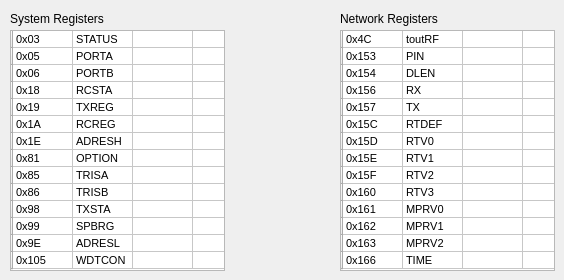
    <widget class="QWidget" name="tab">
     <attribute name="title">
      <string>System info</string>
     </attribute>
     <widget class="QTableWidget" name="tableWidget">
      <property name="geometry">
       <rect>
        <x>10</x>
        <y>30</y>
        <width>215</width>
        <height>241</height>
       </rect>
      </property>
      <property name="sizePolicy">
       <sizepolicy hsizetype="Expanding" vsizetype="Expanding">
        <horstretch>0</horstretch>
        <verstretch>0</verstretch>
       </sizepolicy>
      </property>
      <property name="minimumSize">
       <size>
        <width>215</width>
        <height>241</height>
       </size>
      </property>
      <property name="maximumSize">
       <size>
        <width>215</width>
        <height>241</height>
       </size>
      </property>
      <property name="font">
       <font>
        <pointsize>8</pointsize>
       </font>
      </property>
      <property name="verticalScrollBarPolicy">
       <enum>Qt::ScrollBarAlwaysOff</enum>
      </property>
      <property name="horizontalScrollBarPolicy">
       <enum>Qt::ScrollBarAlwaysOff</enum>
      </property>
      <property name="showGrid">
       <bool>true</bool>
      </property>
      <property name="gridStyle">
       <enum>Qt::SolidLine</enum>
      </property>
      <attribute name="horizontalHeaderVisible">
       <bool>false</bool>
      </attribute>
      <attribute name="horizontalHeaderDefaultSectionSize">
       <number>60</number>
      </attribute>
      <attribute name="horizontalHeaderMinimumSectionSize">
       <number>32</number>
      </attribute>
      <attribute name="verticalHeaderDefaultSectionSize">
       <number>15</number>
      </attribute>
      <row>
       <property name="text">
        <string/>
       </property>
       <property name="font">
        <font>
         <pointsize>8</pointsize>
        </font>
       </property>
       <property name="textAlignment">
        <set>AlignHCenter|AlignVCenter|AlignCenter</set>
       </property>
      </row>
      <row>
       <property name="text">
        <string/>
       </property>
      </row>
      <row>
       <property name="text">
        <string/>
       </property>
      </row>
      <row>
       <property name="text">
        <string/>
       </property>
      </row>
      <row>
       <property name="text">
        <string/>
       </property>
      </row>
      <row>
       <property name="text">
        <string/>
       </property>
      </row>
      <row>
       <property name="text">
        <string/>
       </property>
      </row>
      <row>
       <property name="text">
        <string/>
       </property>
      </row>
      <row>
       <property name="text">
        <string/>
       </property>
      </row>
      <row>
       <property name="text">
        <string/>
       </property>
      </row>
      <row>
       <property name="text">
        <string/>
       </property>
      </row>
      <row>
       <property name="text">
        <string/>
       </property>
      </row>
      <row>
       <property name="text">
        <string/>
       </property>
      </row>
      <row>
       <property name="text">
        <string/>
       </property>
      </row>
      <column>
       <property name="text">
        <string>Address</string>
       </property>
       <property name="font">
        <font>
         <pointsize>8</pointsize>
         <weight>75</weight>
         <bold>true</bold>
        </font>
       </property>
       <property name="background">
        <color>
         <red>170</red>
         <green>255</green>
         <blue>255</blue>
        </color>
       </property>
      </column>
      <column>
       <property name="text">
        <string>Register</string>
       </property>
       <property name="font">
        <font>
         <pointsize>8</pointsize>
         <weight>75</weight>
         <bold>true</bold>
        </font>
       </property>
       <property name="background">
        <color>
         <red>170</red>
         <green>255</green>
         <blue>255</blue>
        </color>
       </property>
       <property name="foreground">
        <brush brushstyle="NoBrush">
         <color alpha="255">
          <red>0</red>
          <green>0</green>
          <blue>0</blue>
         </color>
        </brush>
       </property>
      </column>
      <column>
       <property name="text">
        <string>Hex</string>
       </property>
       <property name="font">
        <font>
         <pointsize>8</pointsize>
         <weight>75</weight>
         <bold>true</bold>
        </font>
       </property>
       <property name="background">
        <color>
         <red>170</red>
         <green>255</green>
         <blue>255</blue>
        </color>
       </property>
      </column>
      <column>
       <property name="text">
        <string>Dec</string>
       </property>
       <property name="font">
        <font>
         <pointsize>8</pointsize>
         <weight>75</weight>
         <bold>true</bold>
        </font>
       </property>
       <property name="background">
        <color>
         <red>170</red>
         <green>255</green>
         <blue>255</blue>
        </color>
       </property>
      </column>
      <item row="0" column="0">
       <property name="text">
        <string>0x03</string>
       </property>
      </item>
      <item row="0" column="1">
       <property name="text">
        <string>STATUS</string>
       </property>
      </item>
      <item row="1" column="0">
       <property name="text">
        <string>0x05</string>
       </property>
      </item>
      <item row="1" column="1">
       <property name="text">
        <string>PORTA</string>
       </property>
      </item>
      <item row="2" column="0">
       <property name="text">
        <string>0x06</string>
       </property>
      </item>
      <item row="2" column="1">
       <property name="text">
        <string>PORTB</string>
       </property>
      </item>
      <item row="3" column="0">
       <property name="text">
        <string>0x18</string>
       </property>
      </item>
      <item row="3" column="1">
       <property name="text">
        <string>RCSTA</string>
       </property>
      </item>
      <item row="4" column="0">
       <property name="text">
        <string>0x19</string>
       </property>
      </item>
      <item row="4" column="1">
       <property name="text">
        <string>TXREG</string>
       </property>
      </item>
      <item row="5" column="0">
       <property name="text">
        <string>0x1A</string>
       </property>
      </item>
      <item row="5" column="1">
       <property name="text">
        <string>RCREG</string>
       </property>
      </item>
      <item row="6" column="0">
       <property name="text">
        <string>0x1E</string>
       </property>
      </item>
      <item row="6" column="1">
       <property name="text">
        <string>ADRESH</string>
       </property>
      </item>
      <item row="7" column="0">
       <property name="text">
        <string>0x81</string>
       </property>
      </item>
      <item row="7" column="1">
       <property name="text">
        <string>OPTION</string>
       </property>
      </item>
      <item row="8" column="0">
       <property name="text">
        <string>0x85</string>
       </property>
      </item>
      <item row="8" column="1">
       <property name="text">
        <string>TRISA</string>
       </property>
      </item>
      <item row="9" column="0">
       <property name="text">
        <string>0x86</string>
       </property>
      </item>
      <item row="9" column="1">
       <property name="text">
        <string>TRISB</string>
       </property>
      </item>
      <item row="10" column="0">
       <property name="text">
        <string>0x98</string>
       </property>
      </item>
      <item row="10" column="1">
       <property name="text">
        <string>TXSTA</string>
       </property>
      </item>
      <item row="11" column="0">
       <property name="text">
        <string>0x99</string>
       </property>
      </item>
      <item row="11" column="1">
       <property name="text">
        <string>SPBRG</string>
       </property>
      </item>
      <item row="12" column="0">
       <property name="text">
        <string>0x9E</string>
       </property>
      </item>
      <item row="12" column="1">
       <property name="text">
        <string>ADRESL</string>
       </property>
      </item>
      <item row="13" column="0">
       <property name="text">
        <string>0x105</string>
       </property>
      </item>
      <item row="13" column="1">
       <property name="text">
        <string>WDTCON</string>
       </property>
      </item>
     </widget>
     <widget class="QLabel" name="label_8">
      <property name="geometry">
       <rect>
        <x>10</x>
        <y>10</y>
        <width>121</width>
        <height>17</height>
       </rect>
      </property>
      <property name="text">
       <string>System Registers</string>
      </property>
     </widget>
     <widget class="QTableWidget" name="tableWidget_2">
      <property name="geometry">
       <rect>
        <x>340</x>
        <y>30</y>
        <width>215</width>
        <height>241</height>
       </rect>
      </property>
      <property name="minimumSize">
       <size>
        <width>215</width>
        <height>241</height>
       </size>
      </property>
      <property name="maximumSize">
       <size>
        <width>215</width>
        <height>241</height>
       </size>
      </property>
      <property name="font">
       <font>
        <pointsize>8</pointsize>
       </font>
      </property>
      <property name="verticalScrollBarPolicy">
       <enum>Qt::ScrollBarAlwaysOff</enum>
      </property>
      <property name="horizontalScrollBarPolicy">
       <enum>Qt::ScrollBarAlwaysOff</enum>
      </property>
      <property name="showGrid">
       <bool>true</bool>
      </property>
      <property name="gridStyle">
       <enum>Qt::SolidLine</enum>
      </property>
      <attribute name="horizontalHeaderVisible">
       <bool>false</bool>
      </attribute>
      <attribute name="horizontalHeaderDefaultSectionSize">
       <number>60</number>
      </attribute>
      <attribute name="horizontalHeaderMinimumSectionSize">
       <number>32</number>
      </attribute>
      <attribute name="verticalHeaderDefaultSectionSize">
       <number>15</number>
      </attribute>
      <row>
       <property name="text">
        <string/>
       </property>
       <property name="font">
        <font>
         <pointsize>8</pointsize>
        </font>
       </property>
       <property name="textAlignment">
        <set>AlignHCenter|AlignVCenter|AlignCenter</set>
       </property>
      </row>
      <row>
       <property name="text">
        <string/>
       </property>
      </row>
      <row>
       <property name="text">
        <string/>
       </property>
      </row>
      <row>
       <property name="text">
        <string/>
       </property>
      </row>
      <row>
       <property name="text">
        <string/>
       </property>
      </row>
      <row>
       <property name="text">
        <string/>
       </property>
      </row>
      <row>
       <property name="text">
        <string/>
       </property>
      </row>
      <row>
       <property name="text">
        <string/>
       </property>
      </row>
      <row>
       <property name="text">
        <string/>
       </property>
      </row>
      <row>
       <property name="text">
        <string/>
       </property>
      </row>
      <row>
       <property name="text">
        <string/>
       </property>
      </row>
      <row>
       <property name="text">
        <string/>
       </property>
      </row>
      <row>
       <property name="text">
        <string/>
       </property>
      </row>
      <row>
       <property name="text">
        <string/>
       </property>
      </row>
      <column>
       <property name="text">
        <string>Address</string>
       </property>
       <property name="font">
        <font>
         <pointsize>8</pointsize>
         <weight>75</weight>
         <bold>true</bold>
        </font>
       </property>
       <property name="background">
        <color>
         <red>170</red>
         <green>255</green>
         <blue>255</blue>
        </color>
       </property>
      </column>
      <column>
       <property name="text">
        <string>Register</string>
       </property>
       <property name="font">
        <font>
         <pointsize>8</pointsize>
         <weight>75</weight>
         <bold>true</bold>
        </font>
       </property>
       <property name="background">
        <color>
         <red>170</red>
         <green>255</green>
         <blue>255</blue>
        </color>
       </property>
      </column>
      <column>
       <property name="text">
        <string>Hex</string>
       </property>
       <property name="font">
        <font>
         <pointsize>8</pointsize>
         <weight>75</weight>
         <bold>true</bold>
        </font>
       </property>
       <property name="background">
        <color>
         <red>170</red>
         <green>255</green>
         <blue>255</blue>
        </color>
       </property>
      </column>
      <column>
       <property name="text">
        <string>Dec</string>
       </property>
       <property name="font">
        <font>
         <pointsize>8</pointsize>
         <weight>75</weight>
         <bold>true</bold>
        </font>
       </property>
       <property name="background">
        <color>
         <red>170</red>
         <green>255</green>
         <blue>255</blue>
        </color>
       </property>
      </column>
      <item row="0" column="0">
       <property name="text">
        <string>0x4C</string>
       </property>
      </item>
      <item row="0" column="1">
       <property name="text">
        <string>toutRF</string>
       </property>
      </item>
      <item row="1" column="0">
       <property name="text">
        <string>0x153</string>
       </property>
      </item>
      <item row="1" column="1">
       <property name="text">
        <string>PIN</string>
       </property>
      </item>
      <item row="2" column="0">
       <property name="text">
        <string>0x154</string>
       </property>
      </item>
      <item row="2" column="1">
       <property name="text">
        <string>DLEN</string>
       </property>
      </item>
      <item row="3" column="0">
       <property name="text">
        <string>0x156</string>
       </property>
      </item>
      <item row="3" column="1">
       <property name="text">
        <string>RX</string>
       </property>
      </item>
      <item row="4" column="0">
       <property name="text">
        <string>0x157</string>
       </property>
      </item>
      <item row="4" column="1">
       <property name="text">
        <string>TX</string>
       </property>
      </item>
      <item row="5" column="0">
       <property name="text">
        <string>0x15C</string>
       </property>
      </item>
      <item row="5" column="1">
       <property name="text">
        <string>RTDEF</string>
       </property>
      </item>
      <item row="6" column="0">
       <property name="text">
        <string>0x15D</string>
       </property>
      </item>
      <item row="6" column="1">
       <property name="text">
        <string>RTV0</string>
       </property>
      </item>
      <item row="7" column="0">
       <property name="text">
        <string>0x15E</string>
       </property>
      </item>
      <item row="7" column="1">
       <property name="text">
        <string>RTV1</string>
       </property>
      </item>
      <item row="8" column="0">
       <property name="text">
        <string>0x15F</string>
       </property>
      </item>
      <item row="8" column="1">
       <property name="text">
        <string>RTV2</string>
       </property>
      </item>
      <item row="9" column="0">
       <property name="text">
        <string>0x160</string>
       </property>
      </item>
      <item row="9" column="1">
       <property name="text">
        <string>RTV3</string>
       </property>
      </item>
      <item row="10" column="0">
       <property name="text">
        <string>0x161</string>
       </property>
      </item>
      <item row="10" column="1">
       <property name="text">
        <string>MPRV0</string>
       </property>
      </item>
      <item row="11" column="0">
       <property name="text">
        <string>0x162</string>
       </property>
      </item>
      <item row="11" column="1">
       <property name="text">
        <string>MPRV1</string>
       </property>
      </item>
      <item row="12" column="0">
       <property name="text">
        <string>0x163</string>
       </property>
      </item>
      <item row="12" column="1">
       <property name="text">
        <string>MPRV2</string>
       </property>
      </item>
      <item row="13" column="0">
       <property name="text">
        <string>0x166</string>
       </property>
      </item>
      <item row="13" column="1">
       <property name="text">
        <string>TIME</string>
       </property>
      </item>
     </widget>
     <widget class="QLabel" name="label_9">
      <property name="geometry">
       <rect>
        <x>340</x>
        <y>10</y>
        <width>121</width>
        <height>17</height>
       </rect>
      </property>
      <property name="text">
       <string>Network Registers</string>
      </property>
     </widget>
    </widget>
